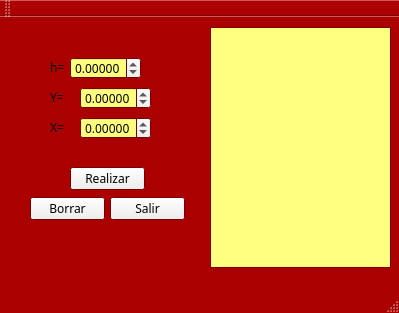
<?xml version="1.0" encoding="UTF-8"?>
<ui version="4.0">
 <class>RungeKutta</class>
 <widget class="QMainWindow" name="RungeKutta">
  <property name="geometry">
   <rect>
    <x>0</x>
    <y>0</y>
    <width>399</width>
    <height>313</height>
   </rect>
  </property>
  <property name="palette">
   <palette>
    <active>
     <colorrole role="BrightText">
      <brush brushstyle="SolidPattern">
       <color alpha="255">
        <red>255</red>
        <green>255</green>
        <blue>127</blue>
       </color>
      </brush>
     </colorrole>
     <colorrole role="Base">
      <brush brushstyle="SolidPattern">
       <color alpha="255">
        <red>255</red>
        <green>255</green>
        <blue>127</blue>
       </color>
      </brush>
     </colorrole>
     <colorrole role="Window">
      <brush brushstyle="SolidPattern">
       <color alpha="255">
        <red>170</red>
        <green>0</green>
        <blue>0</blue>
       </color>
      </brush>
     </colorrole>
    </active>
    <inactive>
     <colorrole role="BrightText">
      <brush brushstyle="SolidPattern">
       <color alpha="255">
        <red>255</red>
        <green>255</green>
        <blue>127</blue>
       </color>
      </brush>
     </colorrole>
     <colorrole role="Base">
      <brush brushstyle="SolidPattern">
       <color alpha="255">
        <red>255</red>
        <green>255</green>
        <blue>127</blue>
       </color>
      </brush>
     </colorrole>
     <colorrole role="Window">
      <brush brushstyle="SolidPattern">
       <color alpha="255">
        <red>170</red>
        <green>0</green>
        <blue>0</blue>
       </color>
      </brush>
     </colorrole>
    </inactive>
    <disabled>
     <colorrole role="BrightText">
      <brush brushstyle="SolidPattern">
       <color alpha="255">
        <red>255</red>
        <green>255</green>
        <blue>127</blue>
       </color>
      </brush>
     </colorrole>
     <colorrole role="Base">
      <brush brushstyle="SolidPattern">
       <color alpha="255">
        <red>170</red>
        <green>0</green>
        <blue>0</blue>
       </color>
      </brush>
     </colorrole>
     <colorrole role="Window">
      <brush brushstyle="SolidPattern">
       <color alpha="255">
        <red>170</red>
        <green>0</green>
        <blue>0</blue>
       </color>
      </brush>
     </colorrole>
    </disabled>
   </palette>
  </property>
  <property name="font">
   <font>
    <family>MV Boli</family>
   </font>
  </property>
  <property name="cursor">
   <cursorShape>PointingHandCursor</cursorShape>
  </property>
  <property name="windowTitle">
   <string>RungeKutta</string>
  </property>
  <widget class="QWidget" name="centralWidget">
   <widget class="QDoubleSpinBox" name="doubleSpinBox_3">
    <property name="geometry">
     <rect>
      <x>70</x>
      <y>40</y>
      <width>71</width>
      <height>22</height>
     </rect>
    </property>
    <property name="decimals">
     <number>5</number>
    </property>
    <property name="minimum">
     <double>-99.989999999999995</double>
    </property>
   </widget>
   <widget class="QDoubleSpinBox" name="doubleSpinBox_4">
    <property name="geometry">
     <rect>
      <x>80</x>
      <y>70</y>
      <width>71</width>
      <height>22</height>
     </rect>
    </property>
    <property name="decimals">
     <number>5</number>
    </property>
    <property name="minimum">
     <double>-99.989999999999995</double>
    </property>
   </widget>
   <widget class="QTextEdit" name="textEdit">
    <property name="geometry">
     <rect>
      <x>210</x>
      <y>10</y>
      <width>181</width>
      <height>241</height>
     </rect>
    </property>
   </widget>
   <widget class="QLabel" name="label_3">
    <property name="geometry">
     <rect>
      <x>50</x>
      <y>40</y>
      <width>31</width>
      <height>20</height>
     </rect>
    </property>
    <property name="font">
     <font>
      <pointsize>9</pointsize>
     </font>
    </property>
    <property name="text">
     <string>h=</string>
    </property>
   </widget>
   <widget class="QLabel" name="label_4">
    <property name="geometry">
     <rect>
      <x>50</x>
      <y>70</y>
      <width>31</width>
      <height>20</height>
     </rect>
    </property>
    <property name="font">
     <font>
      <pointsize>9</pointsize>
     </font>
    </property>
    <property name="text">
     <string>Y=</string>
    </property>
   </widget>
   <widget class="QPushButton" name="Borrar">
    <property name="geometry">
     <rect>
      <x>30</x>
      <y>180</y>
      <width>75</width>
      <height>23</height>
     </rect>
    </property>
    <property name="text">
     <string>Borrar</string>
    </property>
   </widget>
   <widget class="QPushButton" name="Procesar">
    <property name="geometry">
     <rect>
      <x>70</x>
      <y>150</y>
      <width>75</width>
      <height>23</height>
     </rect>
    </property>
    <property name="text">
     <string>Realizar</string>
    </property>
   </widget>
   <widget class="QPushButton" name="Salir">
    <property name="geometry">
     <rect>
      <x>110</x>
      <y>180</y>
      <width>75</width>
      <height>23</height>
     </rect>
    </property>
    <property name="text">
     <string>Salir</string>
    </property>
   </widget>
   <widget class="QDoubleSpinBox" name="doubleSpinBox_5">
    <property name="geometry">
     <rect>
      <x>80</x>
      <y>100</y>
      <width>71</width>
      <height>22</height>
     </rect>
    </property>
    <property name="decimals">
     <number>5</number>
    </property>
    <property name="minimum">
     <double>-99.989999999999995</double>
    </property>
   </widget>
   <widget class="QLabel" name="label_5">
    <property name="geometry">
     <rect>
      <x>50</x>
      <y>100</y>
      <width>31</width>
      <height>20</height>
     </rect>
    </property>
    <property name="font">
     <font>
      <pointsize>9</pointsize>
     </font>
    </property>
    <property name="text">
     <string>X=</string>
    </property>
   </widget>
  </widget>
  <widget class="QMenuBar" name="menuBar">
   <property name="geometry">
    <rect>
     <x>0</x>
     <y>0</y>
     <width>399</width>
     <height>21</height>
    </rect>
   </property>
  </widget>
  <widget class="QToolBar" name="mainToolBar">
   <attribute name="toolBarArea">
    <enum>TopToolBarArea</enum>
   </attribute>
   <attribute name="toolBarBreak">
    <bool>false</bool>
   </attribute>
  </widget>
  <widget class="QStatusBar" name="statusBar"/>
 </widget>
 <layoutdefault spacing="6" margin="11"/>
 <resources/>
 <connections/>
</ui>
